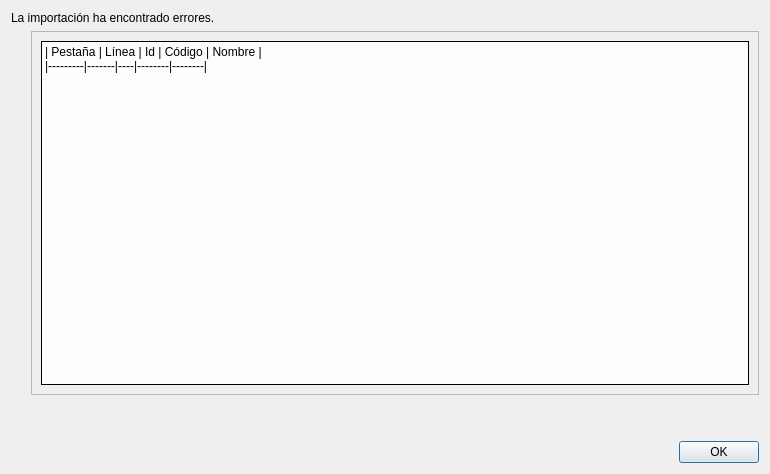
<?xml version="1.0" encoding="UTF-8"?>
<ui version="4.0">
 <class>DlgError</class>
 <widget class="QDialog" name="DlgError">
  <property name="geometry">
   <rect>
    <x>0</x>
    <y>0</y>
    <width>770</width>
    <height>474</height>
   </rect>
  </property>
  <property name="windowTitle">
   <string>Dialog</string>
  </property>
  <property name="modal">
   <bool>true</bool>
  </property>
  <layout class="QVBoxLayout" name="verticalLayout_2">
   <item>
    <widget class="QLabel" name="label">
     <property name="maximumSize">
      <size>
       <width>16777215</width>
       <height>30</height>
      </size>
     </property>
     <property name="text">
      <string>La importación ha encontrado errores.</string>
     </property>
    </widget>
   </item>
   <item>
    <layout class="QHBoxLayout" name="horizontalLayout">
     <item>
      <spacer name="horizontalSpacer">
       <property name="orientation">
        <enum>Qt::Horizontal</enum>
       </property>
       <property name="sizeType">
        <enum>QSizePolicy::Fixed</enum>
       </property>
       <property name="sizeHint" stdset="0">
        <size>
         <width>20</width>
         <height>20</height>
        </size>
       </property>
      </spacer>
     </item>
     <item>
      <widget class="QScrollArea" name="scrollArea">
       <property name="widgetResizable">
        <bool>true</bool>
       </property>
       <widget class="QWidget" name="scrollAreaWidgetContents">
        <property name="geometry">
         <rect>
          <x>0</x>
          <y>0</y>
          <width>717</width>
          <height>340</height>
         </rect>
        </property>
        <layout class="QVBoxLayout" name="verticalLayout">
         <item>
          <widget class="QLabel" name="errorsText">
           <property name="autoFillBackground">
            <bool>false</bool>
           </property>
           <property name="styleSheet">
            <string notr="true">background:#fdfdfd</string>
           </property>
           <property name="frameShape">
            <enum>QFrame::Box</enum>
           </property>
           <property name="frameShadow">
            <enum>QFrame::Plain</enum>
           </property>
           <property name="text">
            <string>| Pestaña | Línea | Id | Código | Nombre |
|---------|-------|----|--------|--------|
</string>
           </property>
           <property name="textFormat">
            <enum>Qt::MarkdownText</enum>
           </property>
           <property name="scaledContents">
            <bool>false</bool>
           </property>
           <property name="alignment">
            <set>Qt::AlignLeading|Qt::AlignLeft|Qt::AlignTop</set>
           </property>
           <property name="wordWrap">
            <bool>true</bool>
           </property>
           <property name="textInteractionFlags">
            <set>Qt::NoTextInteraction</set>
           </property>
          </widget>
         </item>
        </layout>
       </widget>
      </widget>
     </item>
    </layout>
   </item>
   <item>
    <spacer name="verticalSpacer">
     <property name="orientation">
      <enum>Qt::Vertical</enum>
     </property>
     <property name="sizeType">
      <enum>QSizePolicy::Fixed</enum>
     </property>
     <property name="sizeHint" stdset="0">
      <size>
       <width>20</width>
       <height>40</height>
      </size>
     </property>
    </spacer>
   </item>
   <item>
    <widget class="QDialogButtonBox" name="buttonBox">
     <property name="orientation">
      <enum>Qt::Horizontal</enum>
     </property>
     <property name="standardButtons">
      <set>QDialogButtonBox::Ok</set>
     </property>
    </widget>
   </item>
  </layout>
 </widget>
 <resources/>
 <connections>
  <connection>
   <sender>buttonBox</sender>
   <signal>accepted()</signal>
   <receiver>DlgError</receiver>
   <slot>accept()</slot>
   <hints>
    <hint type="sourcelabel">
     <x>248</x>
     <y>254</y>
    </hint>
    <hint type="destinationlabel">
     <x>157</x>
     <y>274</y>
    </hint>
   </hints>
  </connection>
  <connection>
   <sender>buttonBox</sender>
   <signal>rejected()</signal>
   <receiver>DlgError</receiver>
   <slot>reject()</slot>
   <hints>
    <hint type="sourcelabel">
     <x>316</x>
     <y>260</y>
    </hint>
    <hint type="destinationlabel">
     <x>286</x>
     <y>274</y>
    </hint>
   </hints>
  </connection>
 </connections>
</ui>
